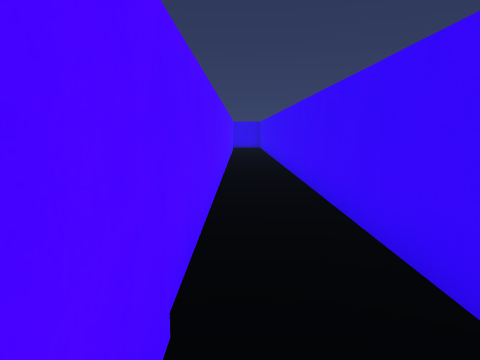
View 1 (above)

19 first-person views from a walk through a 3-D level made in the Unity game engine. The camera is 1.2 m above the floor, tilts 8° down and sees 70° across. The floor is counted in squares, 1 m on a side. Each view is taken from the middle of a square. On the plan, view 1 faces up. The plan holds only what a view shows up to about 14 squares ahead; the rest is blank. The player is left out. Surface patterns are stand-ins for the level's own textures.

View 2
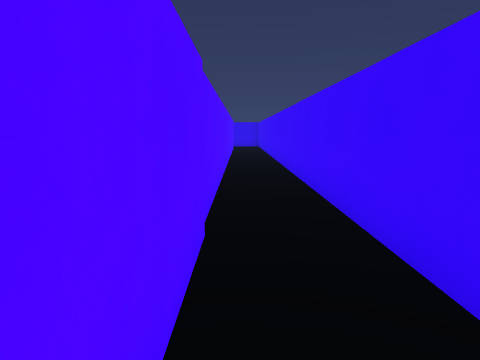

View 3
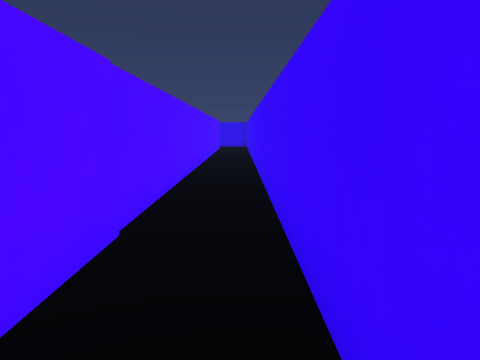

View 4
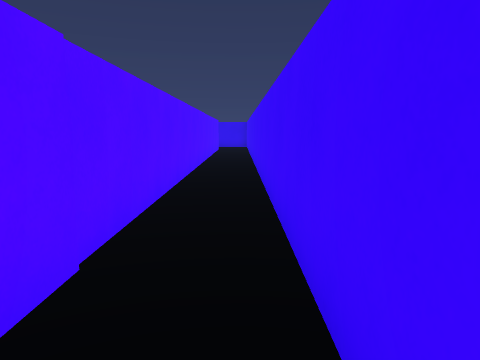

View 5
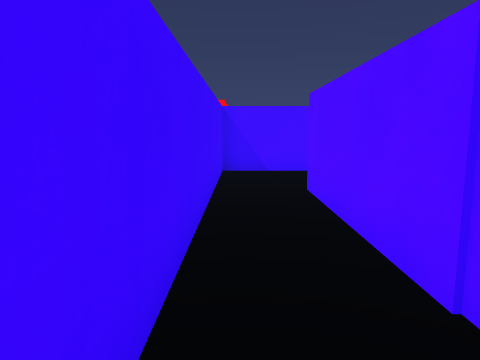

View 6
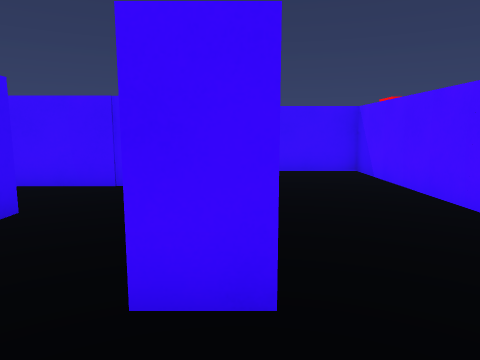

View 7
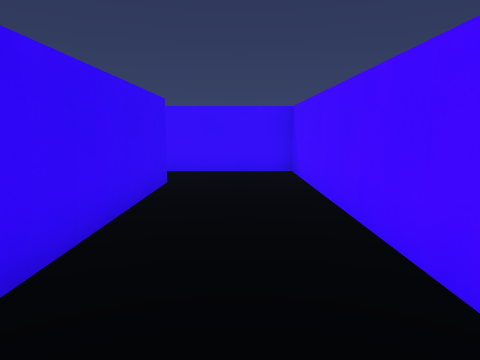

View 8
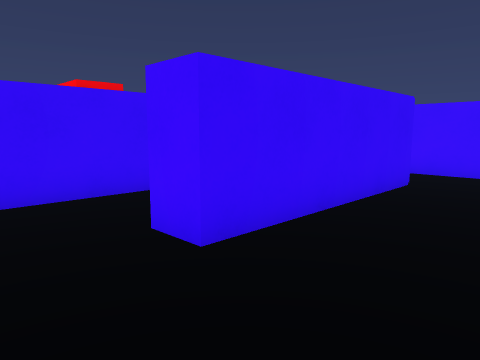

View 9
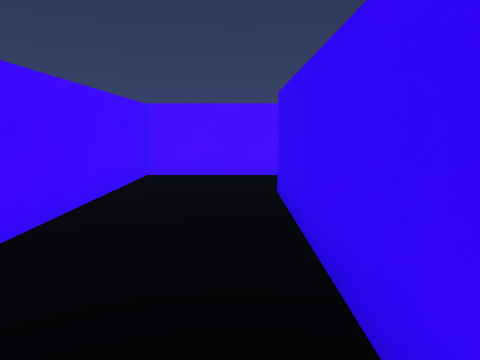

View 10
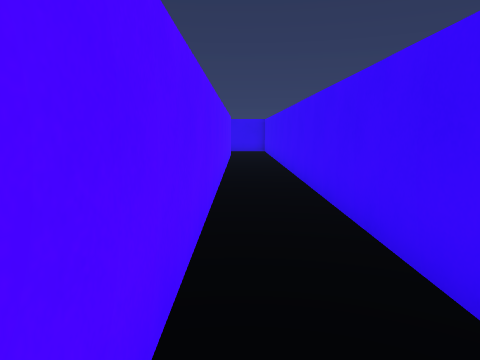

View 11
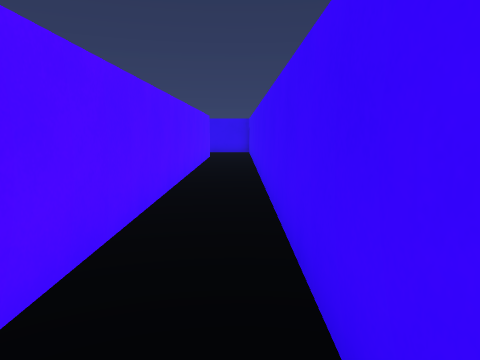

View 12
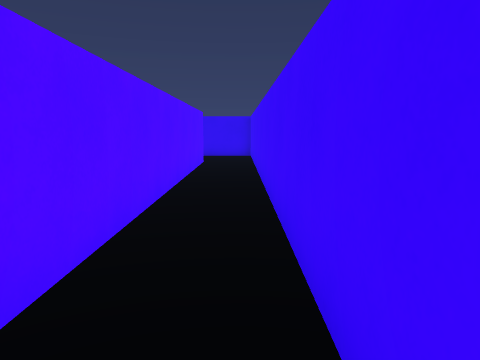

View 13
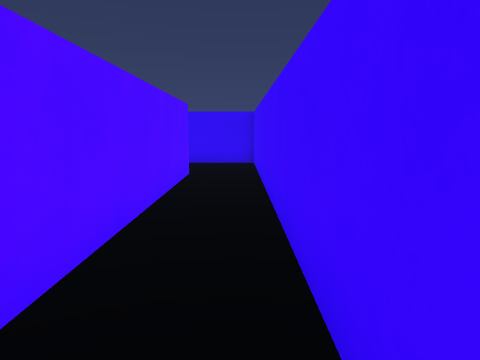

View 14
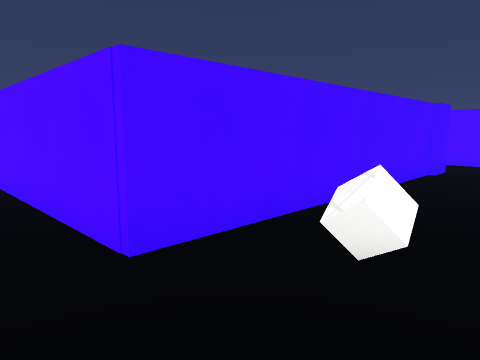

View 15
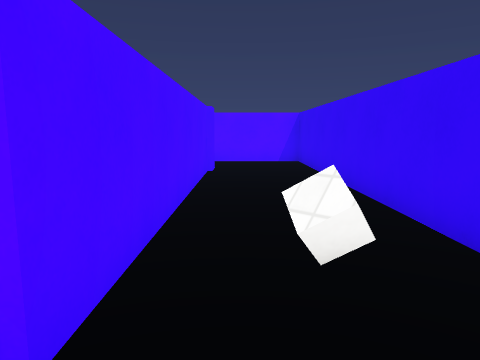

View 16
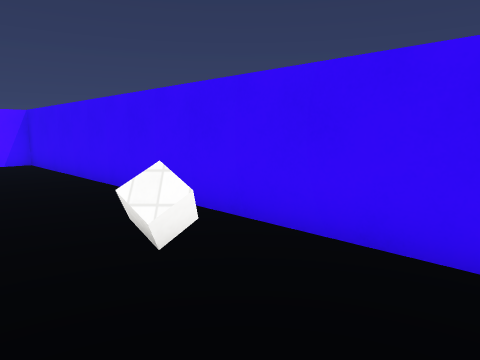

View 17
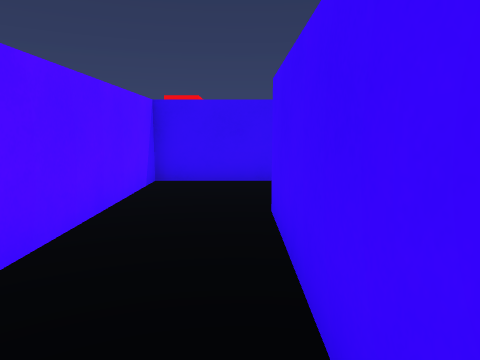

View 18
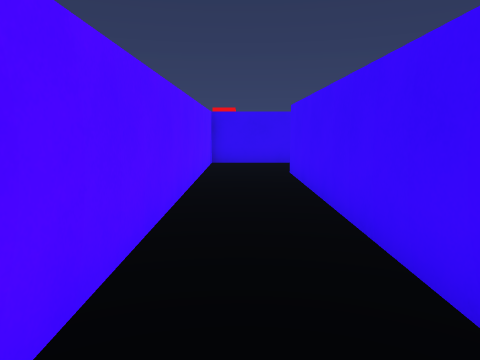

View 19
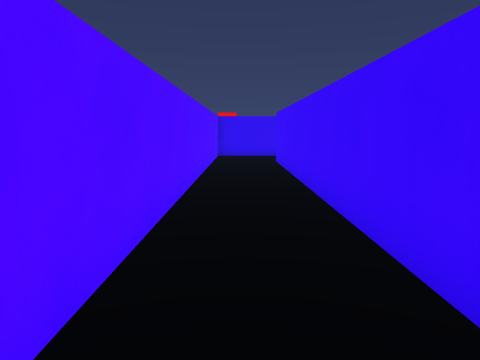

### Floor plan
Points are (right, up) in squares from view 1. A wall is a line through its corners. A room is listed if a view was taken in it or the views show most of it. See-through windows are left out.
Room 1 (views 1, 2, 3, 4, 5, 6, 7, 8, 9, 10, 11, 12, 13, 16)
walls: (-1.5, -0.5) (-1.5, 2); (-3.9, 0.3) (-8, 0.3); (-9.5, -2.9) (-9.5, -6.6) (1.5, -6.6) (1.5, 23.4); (-0.4, 23) (-0.4, -3.3) (-6.8, -3.3) (-6.8, -2.2)
ways out: opening at (0.5, 24) to room 2
Room 2 (views 14, 15, 17, 18, 19)
walls: (-10.5, 11) (-10.5, 23) (-0.4, 23); (1.5, 23.4) (1.5, 26.4) (-13.1, 26.4) (-13.1, 10.4)
ways out: opening at (0.5, 24) to room 1
objects: cube (-2, 25)

Where each view was taken, in squares from view 1:
view 1: 0 up, 0 right, facing up
view 2: 2 down, 0 right, facing up
view 3: 2 down, 1 right, facing up
view 4: 1 down, 1 right, facing up
view 5: 4 up, 1 right, facing down
view 6: 3 down, 9 left, facing right
view 7: 5 down, 9 left, facing right
view 8: 6 down, 9 left, facing up-right
view 9: 4 down, 0 right, facing left
view 10: 5 up, 0 right, facing up
view 11: 6 up, 1 right, facing up
view 12: 9 up, 1 right, facing up
view 13: 13 up, 1 right, facing up
view 14: 26 up, 1 right, facing down-left
view 15: 24 up, 1 right, facing left
view 16: 23 up, 1 right, facing up-left
view 17: 18 up, 11 left, facing up
view 18: 13 up, 12 left, facing up
view 19: 9 up, 12 left, facing up
